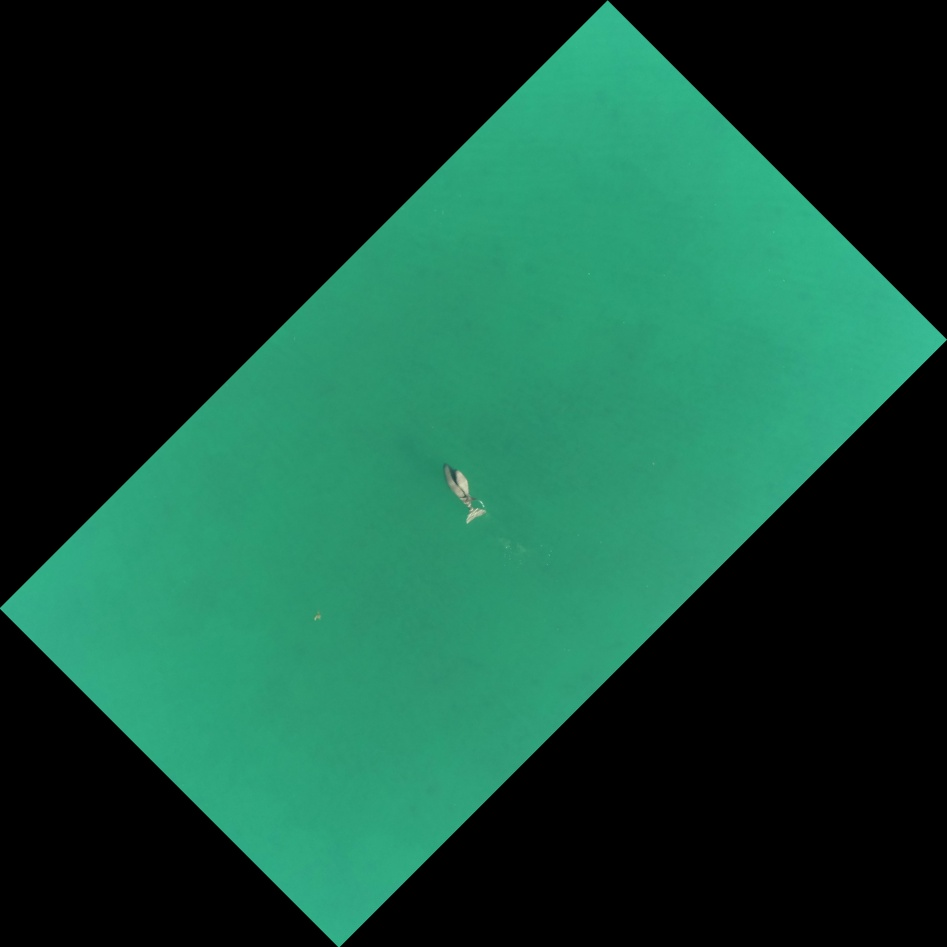
#> input picture Dugong-rotated-by-45.jpg, 947 x 947 px
$ python task1.py Dugong-rotated-by-45.jpg
#> lines starting #> are read from the running program, lines starting #| are printed output that depends on the picture
#> in main, image is the input picture: shape (947, 947, 3); mean B, G, R 55.4, 73.7, 21.3
import cv2 as cv
import numpy as np
import sys
from pathlib import Path
from matplotlib import pyplot as plt
import os

'''
Contains code copied and adapted from https://docs.opencv.org/3.4.2/d1/db7/tutorial_py_histogram_begins.html
Last accessed on 03/10/2020
'''
def histogram(image, fileName, fileExt, folder):
#> called with fileName = 'Dugong-rotated-by-45', fileExt = '.jpg', folder = 'task1/'
    color = ('b','g','r')
    for i,j in enumerate(color):
        plt.hist(image[:,:,i].reshape(-1), 10, color=j)
        #plt.hist(image[:,:,i].ravel(), 10, color=j)
        plt.xlabel('Colour intensity')
        plt.ylabel('Pixel frequency')
        plt.xlim(0,255)
        plt.savefig(folder + fileName + "-histogram-" + j + fileExt)
        plt.clf()
#> this loop made 3 passes
#> pass 1, in histogram, `plt.savefig(folder + fileName + "-histogram-" + j + fileExt)`:
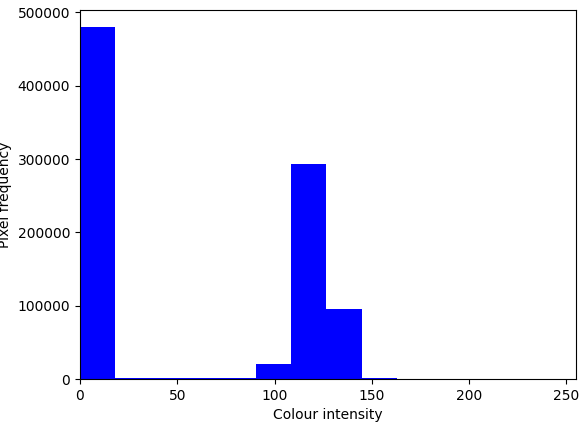
#> figure drawn by matplotlib, 1 panel; tallest bar 479635 high, from x = 0 to 18.1
#> pass 2, in histogram, `plt.savefig(folder + fileName + "-histogram-" + j + fileExt)`:
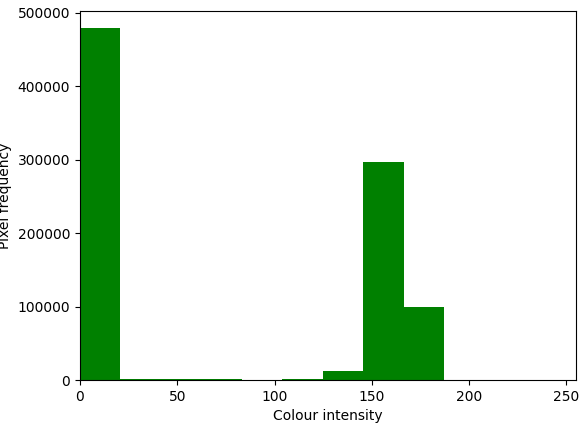
#> figure drawn by matplotlib, 1 panel; tallest bar 479228 high, from x = -1.78e-15 to 20.8

'''
Contains code copied and adapted from https://docs.opencv.org/3.4.2/dc/d0d/tutorial_py_features_harris.html
Last accessed on 03/10/2020
'''
def harrisDetection(image, fileName, fileExt, folder):
#> called with fileName = 'Dugong-rotated-by-45', fileExt = '.jpg', folder = 'task1/'
    gray = cv.cvtColor(image, cv.COLOR_BGR2GRAY)
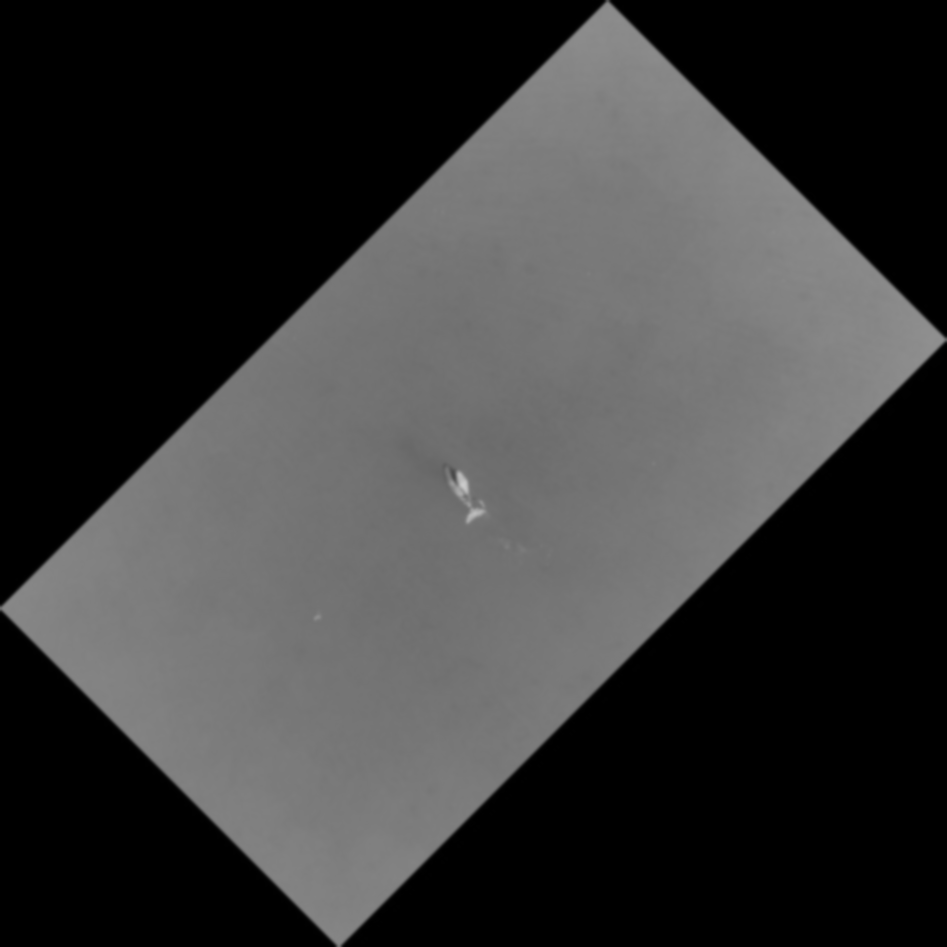
#> gray: shape (947, 947); min 0, max 203, mean 56
    gray = np.float32(gray)
    dst = cv.cornerHarris(gray, 2, 3, 0.04)
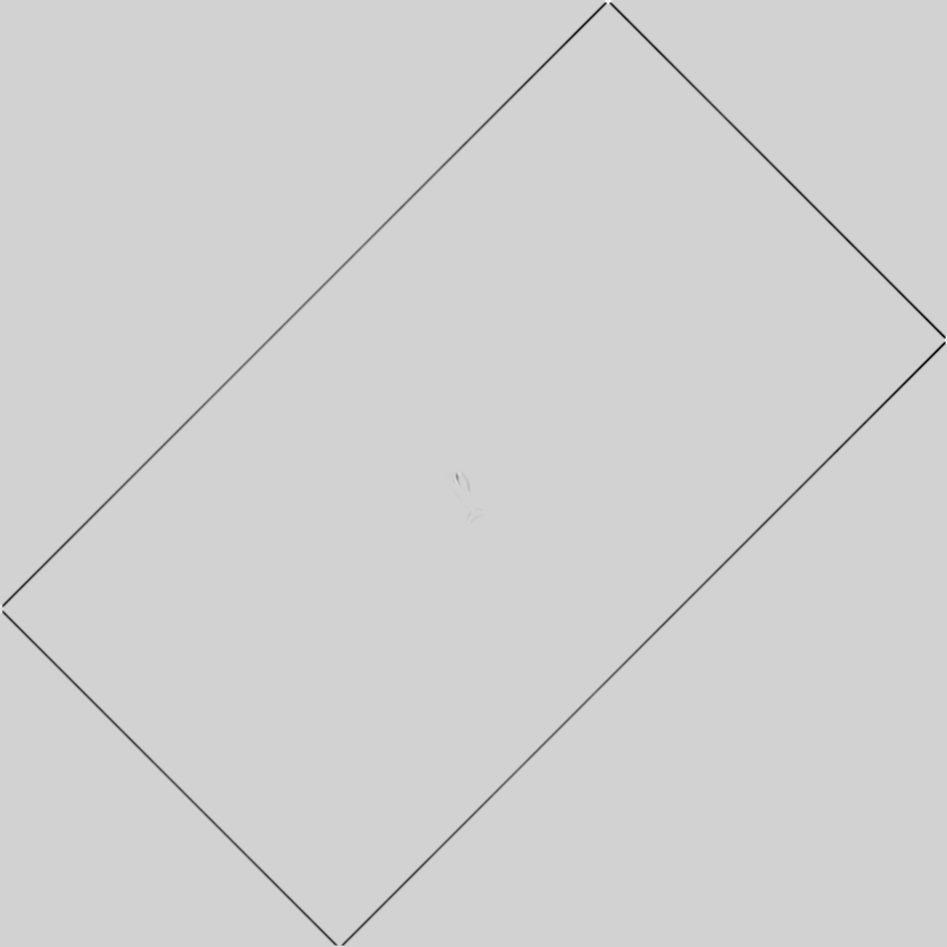
#> dst: shape (947, 947) float32; min -885480.6, max 189219.9, mean -3876.7; drawn with min black and max white
    dst = cv.dilate(dst, None)
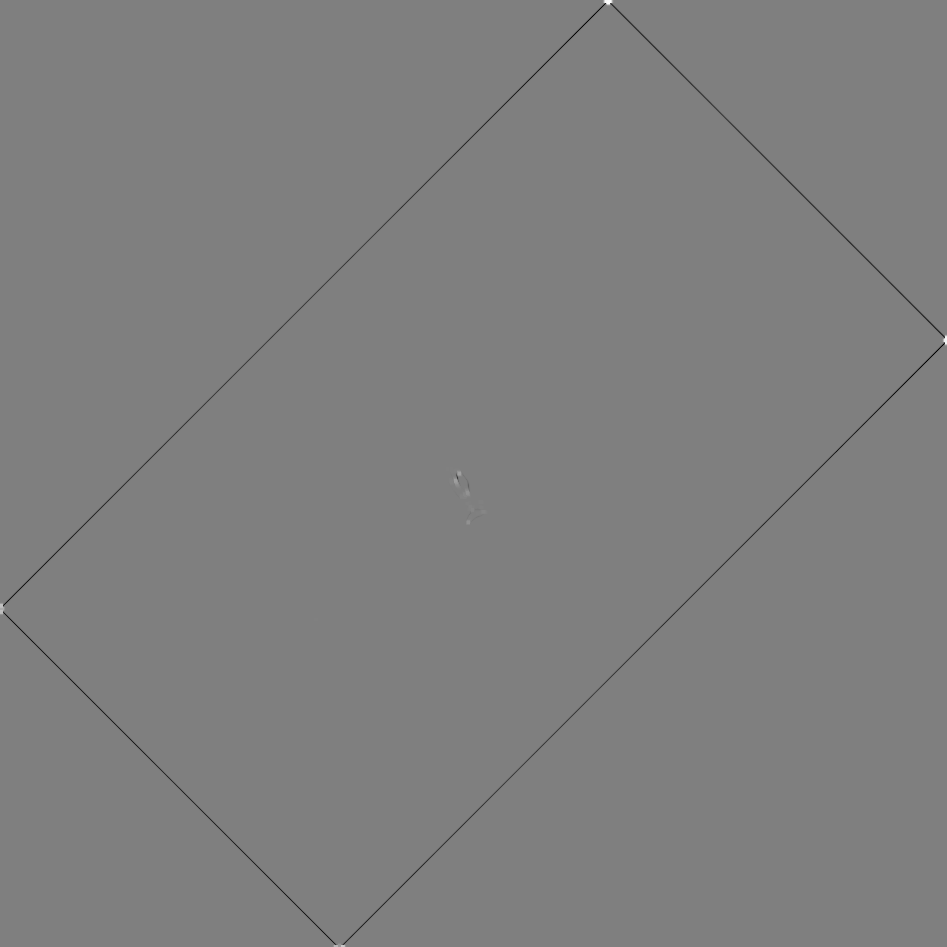
#> dst: shape (947, 947) float32; min -188901.4, max 189219.9, mean -398.2; drawn with min black and max white
    image[dst>0.01*dst.max()] = [255,0,0]
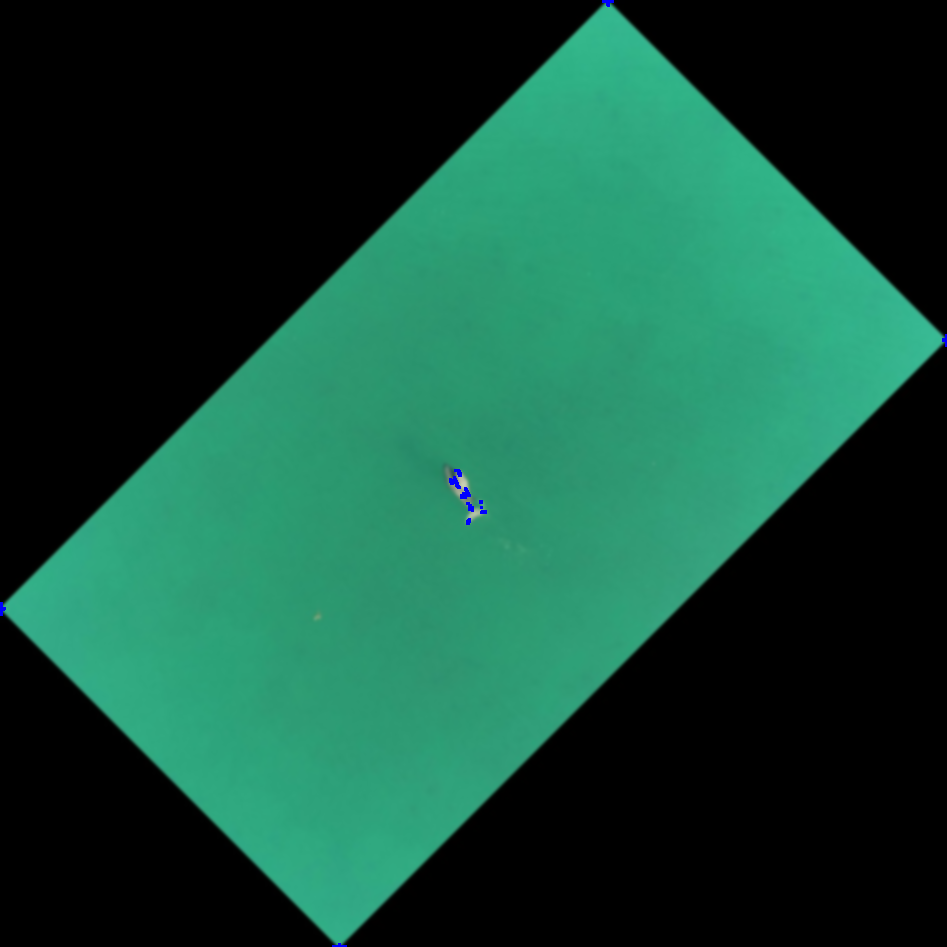
#> image: shape (947, 947, 3); mean of channels 0, 1, 2 55.5, 73.7, 21.3; drawn as B, G, R
    cv.imwrite(folder + fileName + "-harris" + fileExt, image)

'''
Contains code copied and adapted from https://docs.opencv.org/3.4.2/da/df5/tutorial_py_sift_intro.html
Last accessed on 03/10/2020
'''
def sift(image, fileName, fileExt, folder):
#> called with fileName = 'Dugong-rotated-by-45', fileExt = '.jpg', folder = 'task1/'
    gray = cv.cvtColor(image, cv.COLOR_BGR2GRAY)

    siftObj = cv.xfeatures2d.SIFT_create()
    kp, des = siftObj.detectAndCompute(gray,None)
#> kp = 18 keypoints; strongest (x, y, size): (607, 44, 44.8), (43, 608, 44.6), (109, 609, 112.9), (463, 484, 10.3)
    textFile = open(folder + fileName + "-sift-descriptors.txt","w")
    np.set_printoptions(threshold=np.inf)
    textFile.write(np.array_str(des))
    image = cv.drawKeypoints(gray, kp, image)
    cv.imwrite(folder + fileName + "-sift-keypoints" + fileExt, image)
    cv.imwrite(folder + fileName + "-sift-descriptors" + fileExt, des)

def main():
    if(len(sys.argv) == 2):
        path = Path(sys.argv[1])
        folder = "task1/"
        if not os.path.exists(folder):
            os.mkdir(folder)
        file = sys.argv[1]
        image = cv.imread(file)
        if(path.stem.startswith("Dugong")):
            image = cv.GaussianBlur(image, (7,7),0)
            #image = cv.medianBlur(image, 5)
        histogram(image.copy(), path.stem, path.suffix, folder)
        harrisDetection(image.copy(), path.stem, path.suffix, folder)
        sift(image.copy(), path.stem, path.suffix, folder)


    else:
        print("Please run the program with 'python task1.py file'")

if(__name__ == '__main__'):
    main()

$ run again, on Dugong-scale-200.jpg
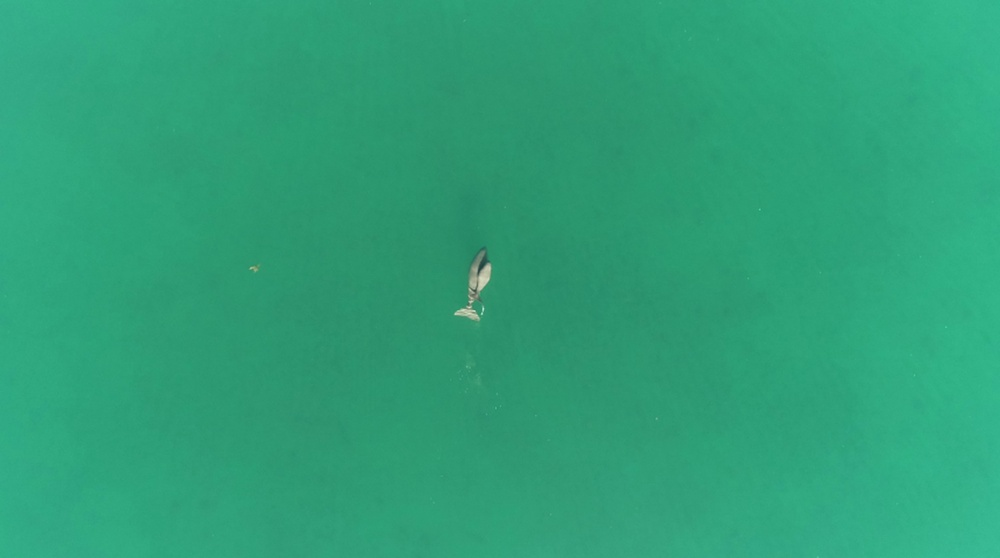
#> input picture Dugong-scale-200.jpg, 1000 x 558 px, shrunk from 1720 x 960 before the run
#> in main, image is the input picture: shape (558, 1000, 3); mean B, G, R 120.3, 160.1, 46.1
#> in harrisDetection, `gray = cv.cvtColor(image, cv.COLOR_BGR2GRAY)`:
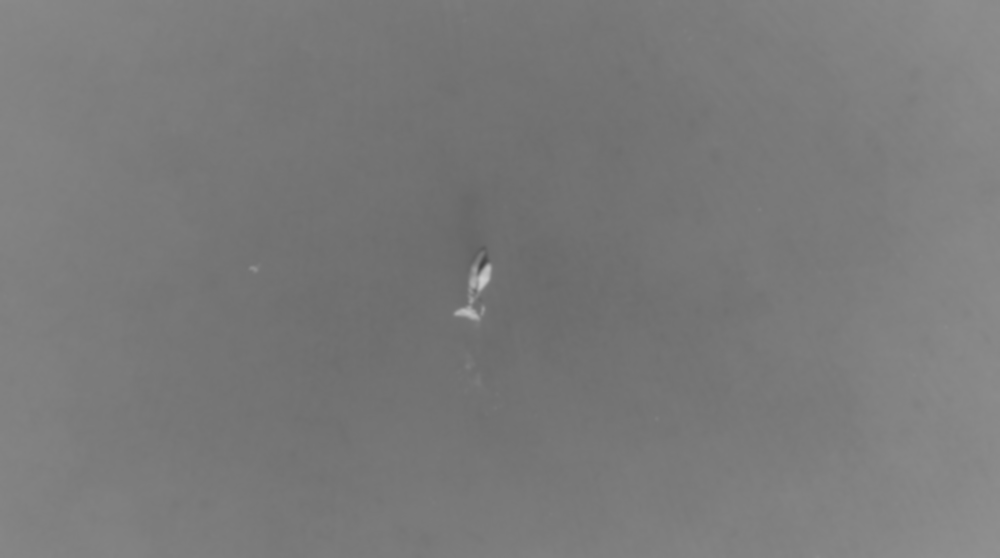
#> gray: shape (558, 1000); min 67, max 205, mean 121.5
#> in harrisDetection, `image[dst>0.01*dst.max()] = [255,0,0]`:
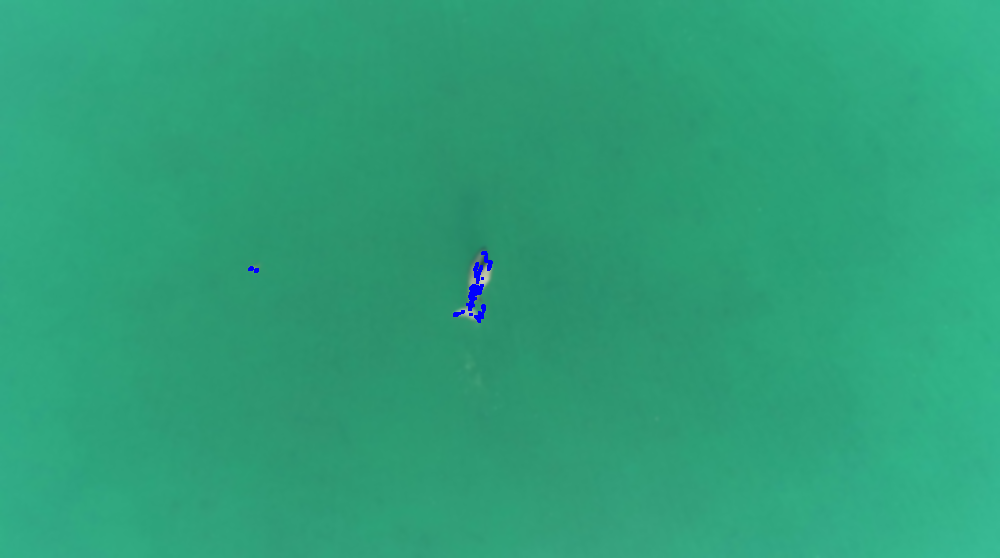
#> image: shape (558, 1000, 3); mean of channels 0, 1, 2 120.4, 159.9, 45.9; drawn as B, G, R
#> kp = 13 keypoints; strongest (x, y, size): (482, 279, 11.8), (481, 266, 4.7), (468, 312, 8.7), (474, 269, 4.1)
